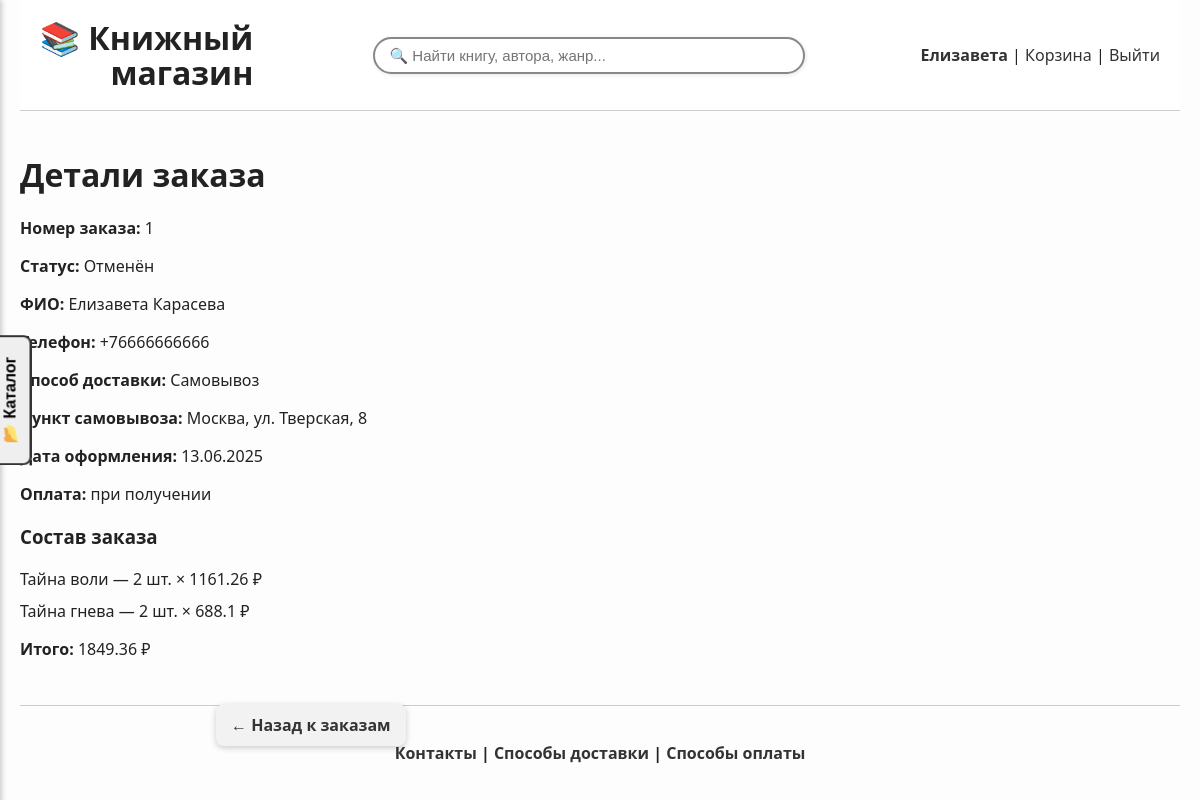
Page /orders/1 (signed in) on the earlier database version.
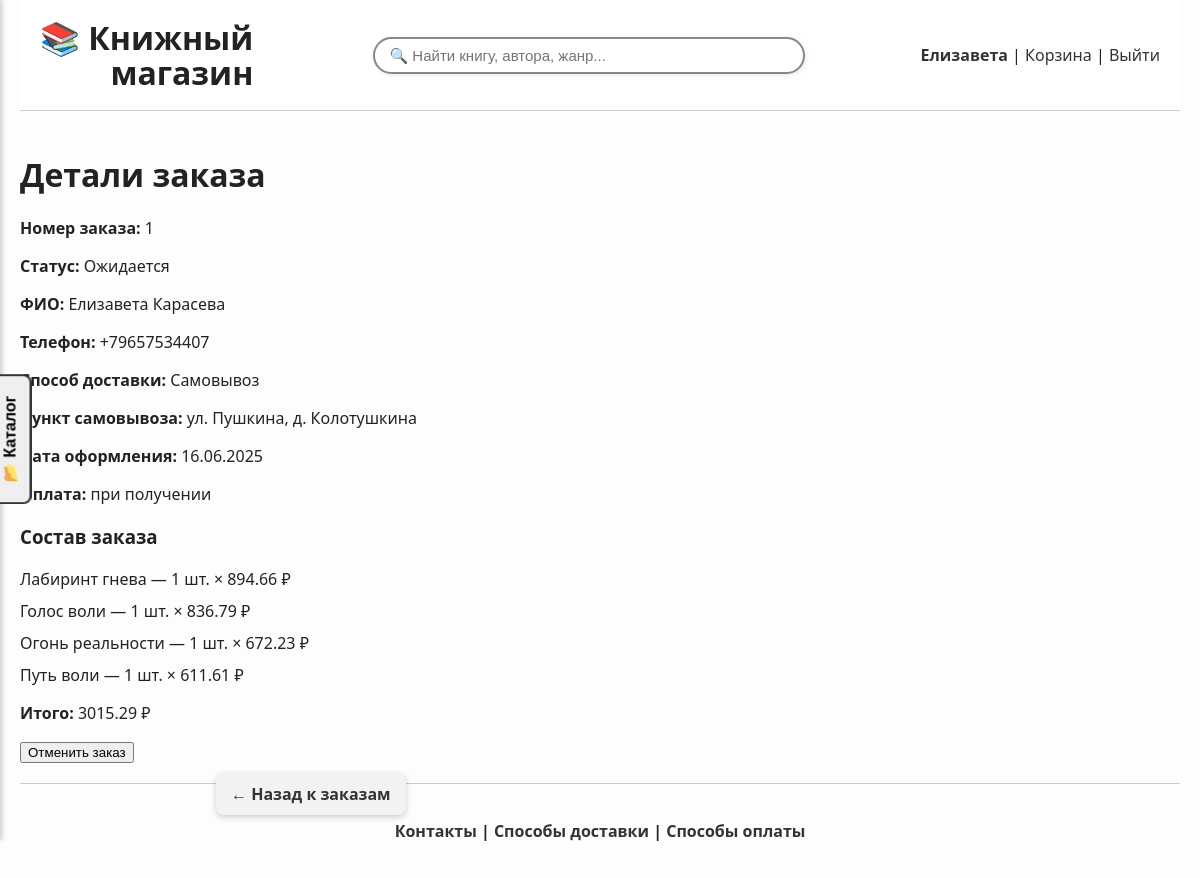
Same page on the later database version.
### app/models.py (models this page shows)
class Order(db.Model):
    id = db.Column(db.Integer, primary_key=True)
    user_id = db.Column(db.Integer, db.ForeignKey('user.id', ondelete="CASCADE"), nullable=False)
    user = db.relationship('User', back_populates='orders')
    date = db.Column(db.DateTime)
    total_price = db.Column(db.Float)
    status = db.Column(db.String(50))
    name = db.Column(db.String(100))
    phone = db.Column(db.String(20))
    delivery_method = db.Column(db.String(20))
    address = db.Column(db.String(255))
    pickup_location = db.Column(db.String(255))
    items = db.relationship('OrderItem', backref='order', cascade='all, delete-orphan', passive_deletes=True)

class OrderItem(db.Model):
    id = db.Column(db.Integer, primary_key=True)
    order_id = db.Column(db.Integer, db.ForeignKey('order.id', ondelete="CASCADE"), nullable=False)
    book_id = db.Column(db.Integer, db.ForeignKey('book.id'), nullable=False)
    quantity = db.Column(db.Integer, nullable=False)
    price = db.Column(db.Float, nullable=False)
    book = db.relationship('Book', lazy=True)
    price_per_item = db.Column(db.Float, nullable=False)
    book_title = db.Column(db.String(256), nullable=False)

### app/routes.py (the view)
@app.route('/orders/<int:order_id>')
@login_required
def order_details(order_id):
    order = Order.query.get_or_404(order_id)
    if order.user_id != current_user.id:
        abort(403)
    return render_template('order_details.html', order=order)

### app/__init__.py (called while the page is built)
@login_manager.user_loader
def load_user(user_id):
    return User.query.get(int(user_id))

### app/routes.py (called while the page is built)
@app.template_filter('delivery_label')
def delivery_label(method):
    return {
        'courier': 'Доставка курьером',
        'postman': 'Почта',
        'store': 'Самовывоз'
    }.get(method, 'Неизвестно')

@app.template_filter('pickup_label')
def pickup_label(code):
    return {
        'moscow_tverskaya_8': 'Москва, ул. Тверская, 8',
        'pushkina_kolotushkina': 'ул. Пушкина, д. Колотушкина',
        'zazhopinsk_pobedy_1': 'Зажопинск, пр. Победы, д. 1 (ориентир — танк)'
    }.get(code, 'Неизвестный пункт')

@app.context_processor
def inject_genres():
    return dict(genres=[g[0] for g in db.session.query(Book.genre).distinct() if g[0]])

### app/templates/order_details.html (shortened to what this page needs)
{% extends 'base.html' %}
{% block content %}
<h1>Детали заказа</h1>
<p><strong>Номер заказа:</strong> {{ order.id }}</p>
<p><strong>Статус:</strong> {{ order.status }}</p>
<p><strong>ФИО:</strong> {{ order.name }}</p>
<p><strong>Телефон:</strong> {{ order.phone }}</p>
<p><strong>Способ доставки:</strong> {{ order.delivery_method|delivery_label }}</p>
{% if order.delivery_method in ['courier', 'postman'] %}
<p><strong>Адрес доставки:</strong> {{ order.address }}</p>
{% elif order.delivery_method == 'store' %}
<p><strong>Пункт самовывоза:</strong> {{ order.pickup_location|pickup_label }}</p>
{% endif %}
<p><strong>Дата оформления:</strong> {{ order.date.strftime('%d.%m.%Y') }}</p>
<p><strong>Оплата:</strong> при получении</p>
<h3>Состав заказа</h3>
<ul>
    {% for item in order.items %}
        <li>{{ item.book_title }} — {{ item.quantity }} шт. × {{ item.price }} ₽</li>
    {% endfor %}
</ul>
<p><strong>Итого:</strong> {{ "%.2f"|format(order.total_price) }} ₽</p>
{% if order.status == 'Ожидается' %}
<button onclick="showCancelConfirmation()">Отменить заказ</button>
{% endif %}
<a href="{{ url_for('orders') }}" class="floating-back-button">← Назад к заказам</a>
{% endblock %}

Differences in the rows shown:
changed Order "Елизавета Карасева": status "Отменён" → "Ожидается"; phone "+76666666666" → "+79657534407"; pickup_location|pickup_label "Москва, ул. Тверская, 8" → "ул. Пушкина, д. Колотушкина"; date "13.06.2025" → "16.06.2025"; total_price "1849.36" → "3015.29"
changed OrderItem: book_title "Тайна воли" → "Лабиринт гнева"; quantity "2" → "1"; price "1161.26" → "894.66"
changed OrderItem: book_title "Тайна гнева" → "Голос воли"; quantity "2" → "1"; price "688.1" → "836.79"
now on this page (row edited): OrderItem: book_title "Огонь реальности", quantity "1", price "672.23"
now on this page (row edited): OrderItem: book_title "Путь воли", quantity "1", price "611.61"
Other differences:
text now shown: "Отменить заказ"
